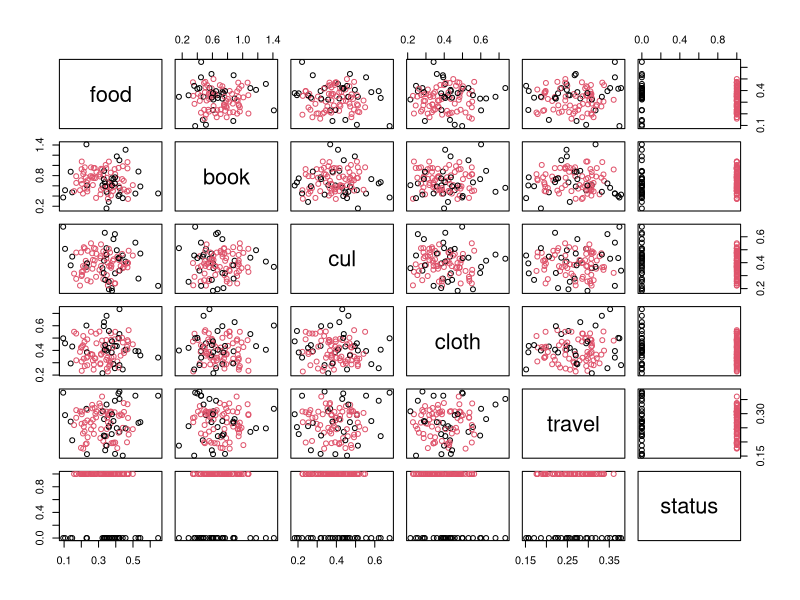
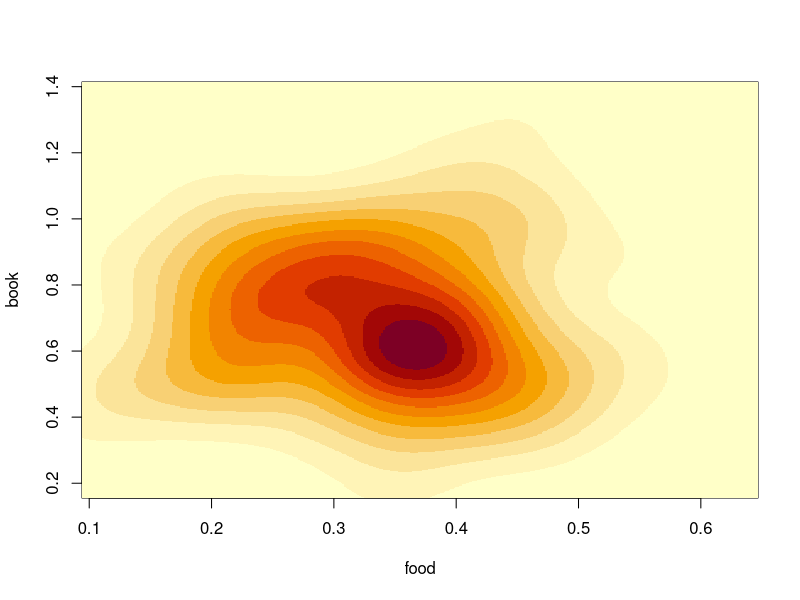

The R source for these figures, in order: (Note: this script raises an error after producing the figures.)
## ---- chunk 1
set1 <- read.csv("data/set1.csv" , header = T , stringsAsFactors = F)
head(set1)
## ---- chunk 2
plot(set1, col=factor(set1$status))
## ---- chunk 3
library(MASS)
density <- kde2d(set1$food , set1$book , n=400)
image(density , xlab = "food" , ylab = "book")
## ---- chunk 4
library(e1071) 
m1 <- svm(status ~ food + book + cul + cloth + travel , type = "C-classification" , data = set1) 
m1
## ---- chunk 5
predict(m1 , set1)
## ---- chunk 6
library(caret)
confusionMatrix(set1$status,predict(m1 , set1))
## ---- chunk 7
library(kernlab)
m2 <- ksvm(status ~ . , kernel = "rbfdot" , data = set1) 
m2
## ---- chunk 8
t(predict(m2 , set1))
## ---- chunk 9
tmp = predict(m2 , set1)
tmp[tmp>=0.5] =1 
tmp[tmp<0.5] =0
t(tmp)
## ---- chunk 10
confusionMatrix(set1$status,tmp)
